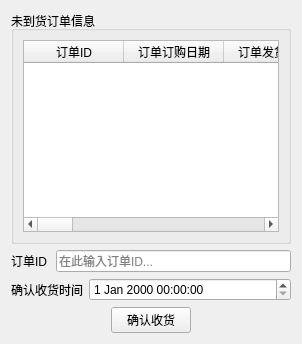
                   <widget class="QWidget" name="widget">
                    <attribute name="title">
                     <string>未到货</string>
                    </attribute>
                    <layout class="QVBoxLayout" name="verticalLayout_10">
                     <item>
                      <widget class="QGroupBox" name="groupBox_2">
                       <property name="title">
                        <string>未到货订单信息</string>
                       </property>
                       <layout class="QHBoxLayout" name="horizontalLayout_11">
                        <item>
                         <widget class="QTableWidget" name="table2Dunget">
                          <column>
                           <property name="text">
                            <string>订单ID</string>
                           </property>
                          </column>
                          <column>
                           <property name="text">
                            <string>订单订购日期</string>
                           </property>
                          </column>
                          <column>
                           <property name="text">
                            <string>订单发货日期</string>
                           </property>
                          </column>
                          <column>
                           <property name="text">
                            <string>订单到货日期</string>
                           </property>
                          </column>
                          <column>
                           <property name="text">
                            <string>订单货款确认日期</string>
                           </property>
                          </column>
                          <column>
                           <property name="text">
                            <string>订单运货费</string>
                           </property>
                          </column>
                          <column>
                           <property name="text">
                            <string>订单货主名称</string>
                           </property>
                          </column>
                          <column>
                           <property name="text">
                            <string>订单详细地址</string>
                           </property>
                          </column>
                          <column>
                           <property name="text">
                            <string>订单货主所在国家</string>
                           </property>
                          </column>
                          <column>
                           <property name="text">
                            <string>订单货主所在城市</string>
                           </property>
                          </column>
                          <column>
                           <property name="text">
                            <string>订单货主所在地区</string>
                           </property>
                          </column>
                          <column>
                           <property name="text">
                            <string>订单货主所在地邮政编码</string>
                           </property>
                          </column>
                          <column>
                           <property name="text">
                            <string>订单折扣</string>
                           </property>
                          </column>
                         </widget>
                        </item>
                       </layout>
                      </widget>
                     </item>
                     <item>
                      <layout class="QHBoxLayout" name="horizontalLayout_12" stretch="1,6">
                       <item>
                        <widget class="QLabel" name="label_17">
                         <property name="text">
                          <string>订单ID</string>
                         </property>
                        </widget>
                       </item>
                       <item>
                        <widget class="QLineEdit" name="text2DID">
                         <property name="placeholderText">
                          <string>在此输入订单ID...</string>
                         </property>
                        </widget>
                       </item>
                      </layout>
                     </item>
                     <item>
                      <layout class="QHBoxLayout" name="horizontalLayout_10" stretch="1,6">
                       <item>
                        <widget class="QLabel" name="label_2">
                         <property name="text">
                          <string>确认收货时间</string>
                         </property>
                        </widget>
                       </item>
                       <item>
                        <widget class="QDateTimeEdit" name="datatime2Drig"/>
                       </item>
                      </layout>
                     </item>
                     <item>
                      <layout class="QHBoxLayout" name="horizontalLayout_9">
                       <item>
                        <spacer name="horizontalSpacer_7">
                         <property name="orientation">
                          <enum>Qt::Horizontal</enum>
                         </property>
                         <property name="sizeHint" stdset="0">
                          <size>
                           <width>40</width>
                           <height>20</height>
                          </size>
                         </property>
                        </spacer>
                       </item>
                       <item>
                        <widget class="QPushButton" name="button2Dright">
                         <property name="text">
                          <string>确认收货</string>
                         </property>
                        </widget>
                       </item>
                       <item>
                        <spacer name="horizontalSpacer_9">
                         <property name="orientation">
                          <enum>Qt::Horizontal</enum>
                         </property>
                         <property name="sizeHint" stdset="0">
                          <size>
                           <width>40</width>
                           <height>20</height>
                          </size>
                         </property>
                        </spacer>
                       </item>
                      </layout>
                     </item>
                    </layout>
                   </widget>
